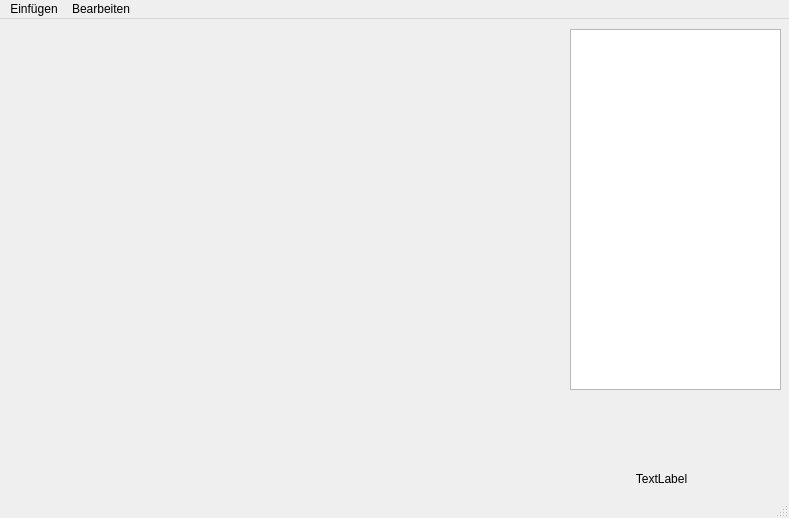
<?xml version="1.0" encoding="UTF-8"?>
<ui version="4.0">
 <class>MainWin_wst_bearbeiten</class>
 <widget class="QMainWindow" name="MainWin_wst_bearbeiten">
  <property name="geometry">
   <rect>
    <x>0</x>
    <y>0</y>
    <width>789</width>
    <height>518</height>
   </rect>
  </property>
  <property name="windowTitle">
   <string>MainWin_wst_bearbeiten</string>
  </property>
  <widget class="QWidget" name="centralwidget">
   <widget class="QListWidget" name="listWidget_prgtext">
    <property name="geometry">
     <rect>
      <x>570</x>
      <y>10</y>
      <width>211</width>
      <height>361</height>
     </rect>
    </property>
   </widget>
   <widget class="QLabel" name="label_xypos">
    <property name="geometry">
     <rect>
      <x>566</x>
      <y>450</y>
      <width>191</width>
      <height>20</height>
     </rect>
    </property>
    <property name="text">
     <string>TextLabel</string>
    </property>
    <property name="alignment">
     <set>Qt::AlignCenter</set>
    </property>
   </widget>
  </widget>
  <widget class="QMenuBar" name="menubar">
   <property name="geometry">
    <rect>
     <x>0</x>
     <y>0</y>
     <width>789</width>
     <height>21</height>
    </rect>
   </property>
   <widget class="QMenu" name="menuHallo_Welt">
    <property name="title">
     <string>Einfügen</string>
    </property>
    <addaction name="actionMakeBohrung"/>
    <addaction name="actionMakeRTA"/>
    <addaction name="actionMakeNut"/>
   </widget>
   <widget class="QMenu" name="menuBearbeiten">
    <property name="title">
     <string>Bearbeiten</string>
    </property>
    <addaction name="actionUndo"/>
    <addaction name="actionRedo"/>
    <addaction name="separator"/>
    <addaction name="actionEntf"/>
   </widget>
   <addaction name="menuHallo_Welt"/>
   <addaction name="menuBearbeiten"/>
  </widget>
  <widget class="QStatusBar" name="statusbar"/>
  <action name="actionMakeBohrung">
   <property name="text">
    <string>Bohrung</string>
   </property>
  </action>
  <action name="actionMakeRTA">
   <property name="text">
    <string>Rechtecktasche</string>
   </property>
  </action>
  <action name="actionMakeNut">
   <property name="text">
    <string>Nut</string>
   </property>
  </action>
  <action name="actionUndo">
   <property name="text">
    <string>Rückgängig</string>
   </property>
   <property name="shortcut">
    <string>Ctrl+Z</string>
   </property>
  </action>
  <action name="actionRedo">
   <property name="text">
    <string>Wiederholen</string>
   </property>
   <property name="shortcut">
    <string>Ctrl+Y</string>
   </property>
  </action>
  <action name="actionEntf">
   <property name="text">
    <string>Entfernen</string>
   </property>
   <property name="shortcut">
    <string>Del</string>
   </property>
  </action>
 </widget>
 <resources/>
 <connections/>
</ui>
